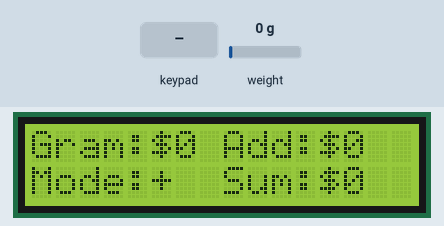
Bench run of a sketch on a simulated ESP8266 (NodeMCU). Shown: 16×2 character LCD. Inputs (shaded band) come from the test bench; at power-on: weight on the scale 0 g. What the sketch prints to the serial monitor is not drawn.

Above: at 2.2 s.
2.3 s: key 'C' pressed
3.9 s: weight on the scale set to 100 g
At 5.1 s:
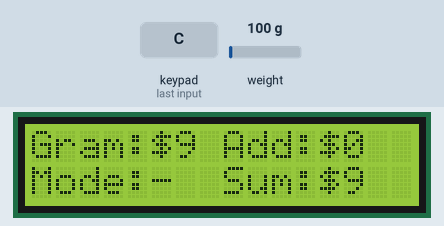
5.5 s: keypad keys 1 2 # pressed 0.4 s apart
At 7.7 s:
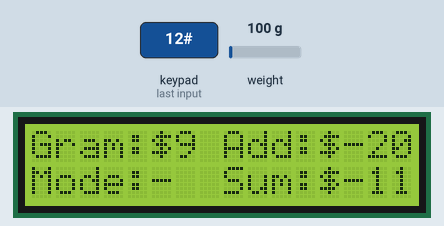
8.2 s: key '7' pressed
At 10.6 s:
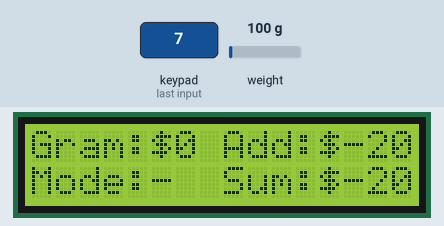
10.9 s: keypad keys 1 2 * pressed 0.4 s apart
At 12.9 s:
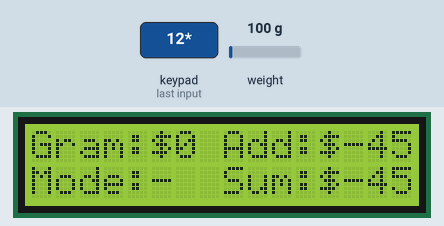
13.6 s: weight on the scale set to 1250 g
At 14.2 s:
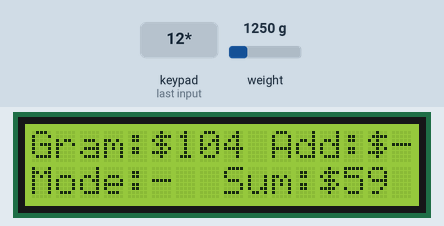
Timing chart, 0 to 16.1 s (numbered marks = the images above; inputs shaded):
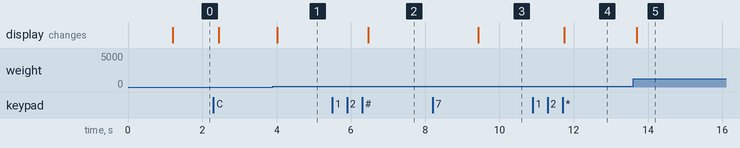

The sketch:

plate.ino
```cpp
#include <Wire.h>
#include <HX711.h>
#include <cmath>
#include <I2CKeyPad.h>
#include <LiquidCrystal_I2C.h>

LiquidCrystal_I2C lcd(0x27, 16, 2);
const uint8_t KEYPAD_ADDRESS = 0x20;
I2CKeyPad keyPad(KEYPAD_ADDRESS);

const int LOADCELL_DOUT_PIN = 12;
const int LOADCELL_SCK_PIN = 13;
const float scale_factor = 716.0;
HX711 scale;

// Price variables
float store_price = 0.18/2;
float weig_price = 0;
int add_price = 0;
bool isAdd = true;


unsigned long lastUpdate = 0;
const int UPDATE_INTERVAL = 200;
unsigned long lastKeyTime = 0;
const int DEBOUNCE_DELAY = 250;

void setup() {
  Serial.begin(9600);

  // Wire init 建議放在最前面
  Wire.begin(D2, D1);

  // LCD init
  lcd.init();
  lcd.backlight();


  // HX711 init
  scale.begin(LOADCELL_DOUT_PIN, LOADCELL_SCK_PIN);
  Serial.print("Start weight scale");
  scale.set_scale(scale_factor);
  scale.tare();
}

void loop() {

  if (keyPad.isPressed()) {
    if (millis() - lastKeyTime > DEBOUNCE_DELAY) {

      lastKeyTime = millis(); // 更新按鍵時間，開始冷卻

      uint8_t idx = keyPad.getKey();
      int add_amount = 0;


      switch(idx) {
        case 7:  add_amount = 1; break;
        case 6:  add_amount = 5; break;
        case 4:  add_amount = 10; break;
        case 15: add_amount = 15; break;
        case 14: add_amount = 20; break;
        case 12: add_amount = 25; break;
        case 11:
          isAdd = !isAdd;
          Serial.println("+/- Switch");
          break;
        case 10:
          weig_price = 0;
          add_price = 0;

          Serial.println("Price Reset");
          break;
        case 8:
          scale.tare();
          Serial.println("Weight Reset");
          break;
      }

      if(isAdd) add_price += add_amount;
      else add_price -= add_amount;


      updateDisplay();
      Serial.print("Add amount:");
      Serial.println(add_amount);
    }
  }


  if (millis() - lastUpdate > UPDATE_INTERVAL) {
    lastUpdate = millis(); // 更新時間標記

    if(scale.is_ready()) {

      long weight_scale = scale.get_units(1);

      weig_price = round(weight_scale * store_price);

      updateDisplay();
    }
  }
}


void updateDisplay() {

  lcd.setCursor(0, 0);
  lcd.print("Gram:$");
  lcd.print(int(weig_price));
  lcd.print(" ");

  lcd.print("Add:$");
  lcd.print(add_price);
  lcd.print("   ");

  lcd.setCursor(0, 1);
  lcd.print("Mode:");
  if(isAdd) lcd.print("+  ");
  else lcd.print("-  ");

  lcd.print("Sum:$");
  lcd.print(int(round(weig_price + add_price)));
  lcd.print("    ");
}
```

Measured:
- after the input at 3.9 s, the display: changes after 0.12 s (image 1)
- after the input at 5.5 s, the display: changes after 0.97 s (image 2)
- after the input at 8.2 s, the display: changes after 1.2 s (image 3)
- after the input at 10.9 s, the display: changes after 0.84 s (image 4)
- after the input at 13.6 s, the display: changes after 0.10 s (image 5)
